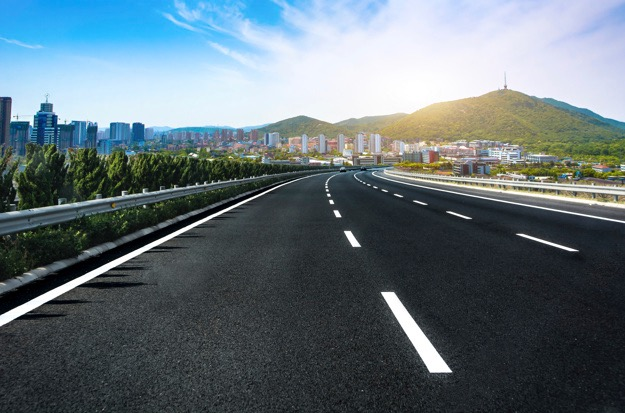
#> input picture Visao_Computacional/Parte3/images/estrada.jpg, 625 x 413 px
$ python cap02-27.1-histogram-equalization.py --image images/estrada.jpg
#> lines starting #> are read from the running program, lines starting #| are printed output that depends on the picture
# Equalização do Histograma

# Para executar este script:
# python cap02-27.1-histogram-equalization.py --image images/estrada.jpg

# É possível realizar um cálculo matemático sobre a distribuição de pixels para aumentar o contraste da imagem.
# A intenção neste caso é distribuir de forma mais uniforme as intensidades dos pixels sobre a imagem.
# No histograma é possível identificar a diferença pois o acúmulo de pixels próximo a alguns valores é suavizado.
# Veja a diferença entre o histograma original e o equalizado abaixo.

# Imports
import numpy as np
import argparse
import cv2
from matplotlib import pyplot as plt

# Argumento
ap = argparse.ArgumentParser()
ap.add_argument("-i", "--image", required = True, help = "Caminho para a imnagem")
args = vars(ap.parse_args())

# Carrega a imagem
image = cv2.imread(args["image"])
#> image is the input picture: shape (413, 625, 3); mean B, G, R 119.3, 112.5, 98.2

# Converte de RGB para Grayscale
image = cv2.cvtColor(image, cv2.COLOR_BGR2GRAY)
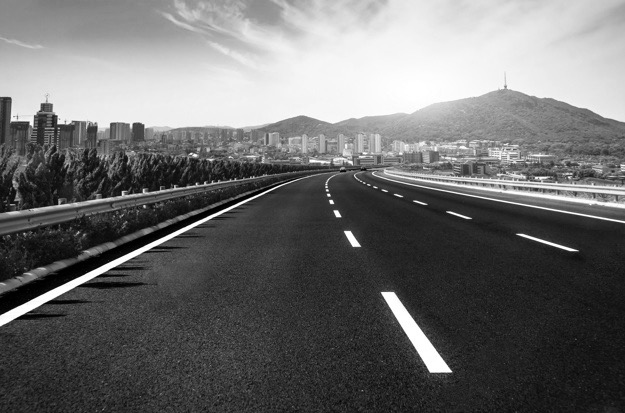
#> image: shape (413, 625); min 0, max 255, mean 109

# Equalização do Histograma
h_eq = cv2.equalizeHist(image)
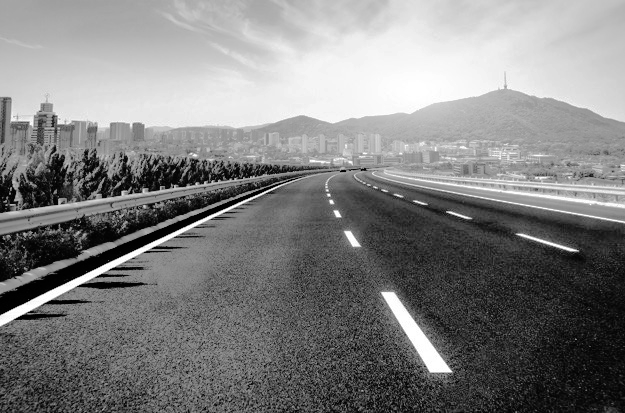
#> h_eq: shape (413, 625); min 0, max 255, mean 128.2

# Imagens
cv2.imshow("Original", image)
cv2.imshow("Equalizada", h_eq)
cv2.waitKey(0)

# Histogramas

plt.figure()
plt.title("Histograma Original")
plt.xlabel("Intensidade")
plt.ylabel("Total de Pixels")
plt.hist(image.ravel(), 256, [0,256])
plt.xlim([0, 256])
plt.show()
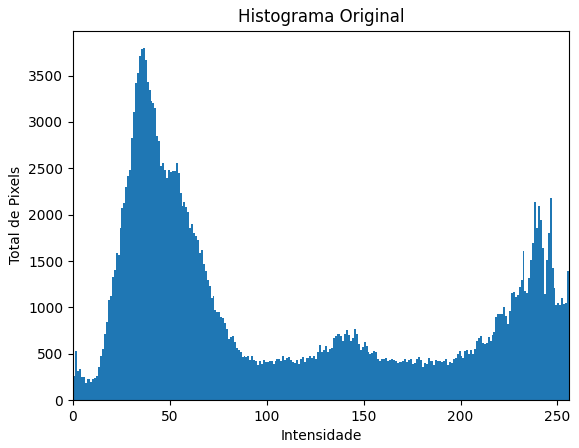
#> figure drawn by matplotlib, 1 panel; tallest bar 3795 high, from x = 36 to 37

plt.figure()
plt.title("Histograma Equalizado")
plt.xlabel("Intensidade")
plt.ylabel("Total de Pixels")
plt.hist(h_eq.ravel(), 256, [0,256])
plt.xlim([0, 256])
plt.show()
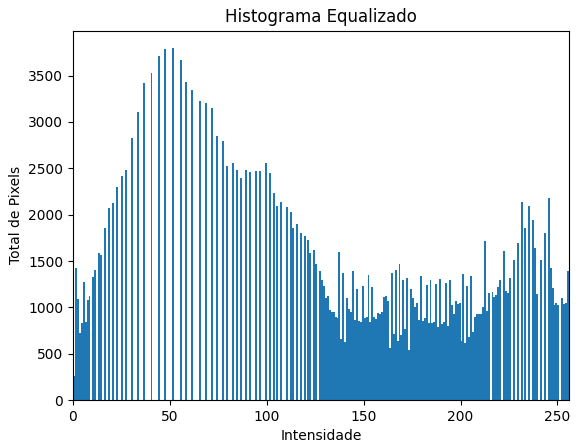
#> figure drawn by matplotlib, 1 panel; tallest bar 3795 high, from x = 51 to 52

cv2.waitKey(0)

$ run again, with Visao_Computacional/Parte3/images/familia.jpg copied over Visao_Computacional/Parte3/images/estrada.jpg
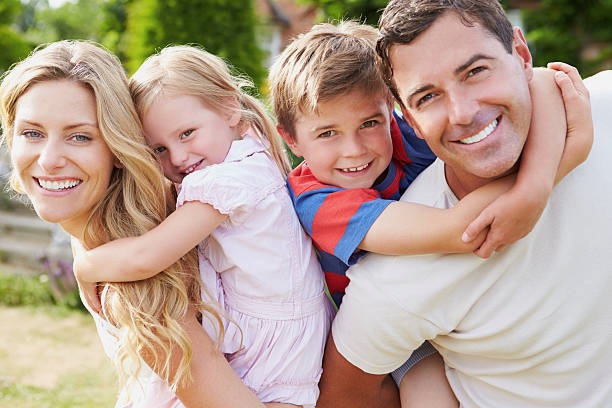
#> input picture Visao_Computacional/Parte3/images/familia.jpg, 612 x 408 px
#> image is the input picture: shape (408, 612, 3); mean B, G, R 145.8, 160.5, 183.2
#> image: shape (408, 612)
#> `h_eq = cv2.equalizeHist(image)`:
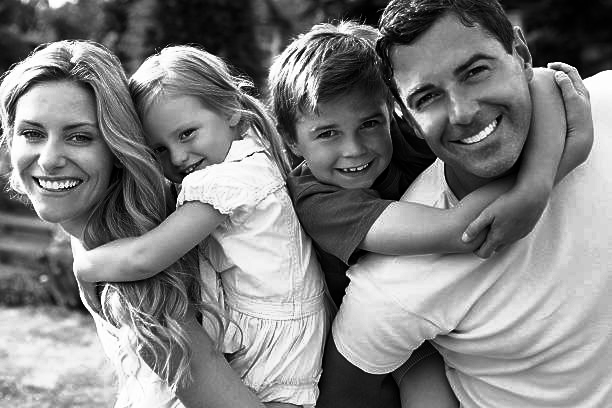
#> h_eq: shape (408, 612); min 0, max 255, mean 128.3
#> `plt.show()`:
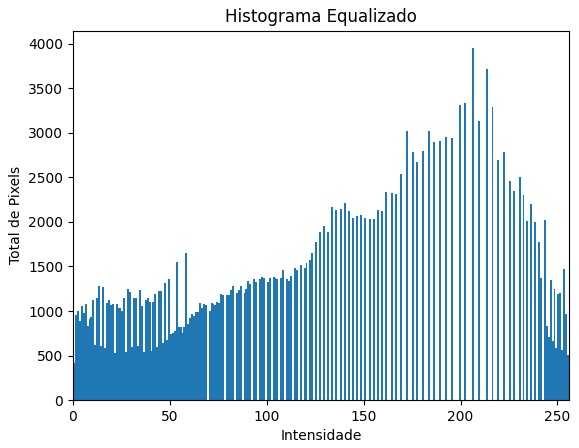
#> figure drawn by matplotlib, 1 panel; tallest bar 3949 high, from x = 206 to 207
